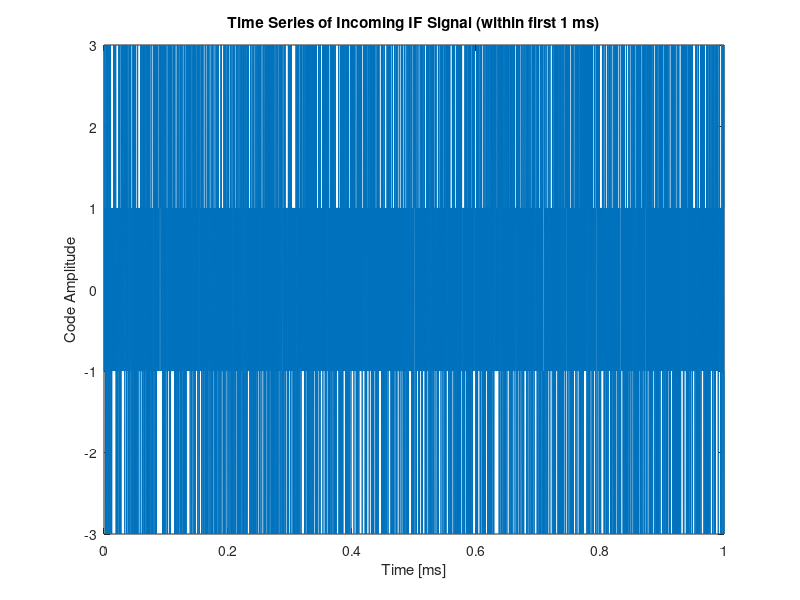
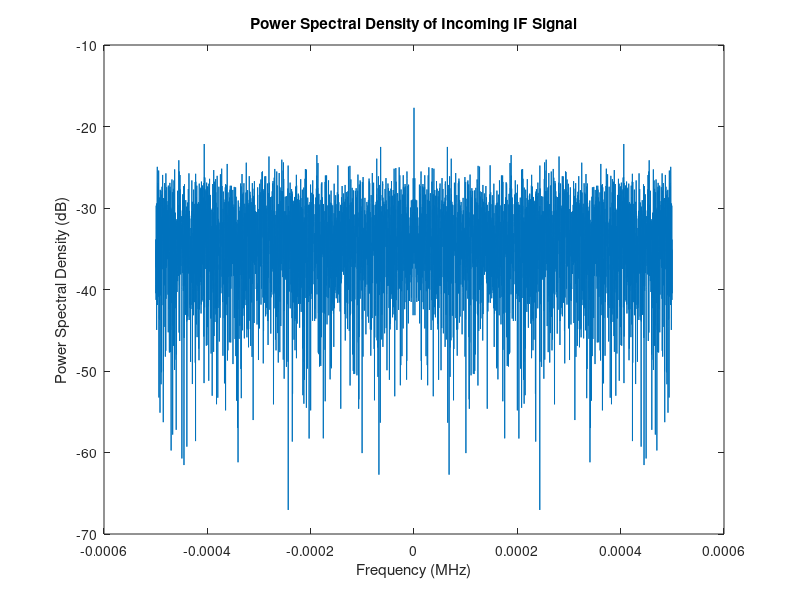

Write the MATLAB code that produced these figures, in order. (Note: this script raises an error after producing the figures.)
clear all;close all;clc
% GPS signal generation and acquisition
%% parameters
f_IF = 4.13e6; % intermediate frequency
sampling_rate = 5.714e6; % Sampling frequency 
ca_rate = 1.023e6; % C/A code chip rate
ca_period = 1e-3; % C/A code period in seconds (1 ms)
num_samples = ceil(sampling_rate * ca_period); % Number of samples for one C/A code period
doppler_range = -10000:250:10000; % Doppler frequency range
code_delay_range=0:0.5:1023; % Code delay range

%% load data
load("IncomingIF.mat"); % received signal within 1s

% extract the received signal within the first 1 ms
IncomingIF=reshape(IncomingIF,1000,5714);
incoming_1ms_IF=IncomingIF(1,:); % the signal within the first second
%% Analyze signal
% plot time series
figure(1)
T = length(incoming_1ms_IF) / sampling_rate;
t = linspace(0, T, length(incoming_1ms_IF));  % Linearly spaced time vector
plot(t*1000,incoming_1ms_IF);
xlabel('Time [ms]');
ylabel('Code Amplitude');
title('Time Series of Incoming IF Signal (within first 1 ms)');

% plot the Power Spectral Density
n = length(incoming_1ms_IF);
fft_signal = fft(incoming_1ms_IF); % Fourier transform 
fft_magnitude = abs(fft_signal / n).^2; % Normalization 
freq = (-n/2:n/2-1) * (1 / (n * T)); % frequency
fft_magnitude_shifted = fftshift(fft_magnitude); % shift frequency 
figure(2)
plot(freq / 1e6, 10 * log10(fft_magnitude_shifted));
xlabel('Frequency (MHz)');
ylabel('Power Spectral Density (dB)');
title('Power Spectral Density of Incoming IF Signal');
%% Signal acquisition: Time-Frequency space search
search_result = zeros(32,length(code_delay_range), length(doppler_range)); % Search result

% Time-search space search: calculate the correlation power (sum of components I and Q)
% sv: PRN number (1-32)
% code delay bin: 0.5 chip (0 to 1023 chip)
% Doppler shift bin: 250 Hz (-10 kHZ to +10 kHz)
for sv = 1:32
    % generate C/A code
    ca_code = ShiftedSampledCA(sv, 1 / sampling_rate, 0.5); % generate sampled C/A code with code delay (0.5 chip)
    samples_per_chip = sampling_rate / ca_rate;
    current_corr_power=zeros(length(code_delay_range), length(doppler_range));
    for code_idx = 1:length(code_delay_range)
        % code delay
        code_delay=code_delay_range(code_idx);
        shifted_code = circshift(ca_code, round(code_delay * samples_per_chip));
        
        for doppler_idx = 1:length(doppler_range)
            % Doppler shift 
            f_D = doppler_range(doppler_idx);
            f_NCO = f_IF + f_D;

            % generate sine and cosine waves
            t = (0:num_samples-1) / sampling_rate;
            sin_wave = sin(2 * pi * f_NCO * t);
            cos_wave = cos(2 * pi * f_NCO * t);

            % compute components I and Q 
            I_t = incoming_1ms_IF .* cos_wave;
            Q_t = incoming_1ms_IF .* sin_wave;

            % compute sum of squarred
            I_corr = sum(shifted_code.*I_t ); 
            Q_corr = sum(shifted_code.*Q_t  ); 
            corr_power = I_corr^2 + Q_corr^2;
            current_corr_power(code_idx,doppler_idx)=corr_power;
            search_result(sv,code_idx,doppler_idx)=corr_power;
        end
    end
    figure;
    gcf=surf(doppler_range,code_delay_range,current_corr_power);
    xlabel('Doppler Frequency (Hz)');
    ylabel('Code Phase (chips)');
    zlabel('Correlation Power');
    title(sprintf('Correlation Matrix for PRN %d', sv));
    colorbar;
    saveas(gcf,strcat(strcat('Signal power for PRN', num2str(sv)),".png"));
    close;
end

% find the maximum correlation value among all PRNs
[maxVal, linearIdx] = max(search_result(:)); 
[best_prn, best_code_idx, best_doppler_idx] = ind2sub(size(search_result), linearIdx);
best_code_delay=code_delay_range(best_code_idx);
best_doppler=doppler_range(best_doppler_idx);
fprintf('PRN %d: Best Doppler = %d Hz, Best Code Delay = %.2f chips\n', best_prn, best_doppler, best_code_delay);
